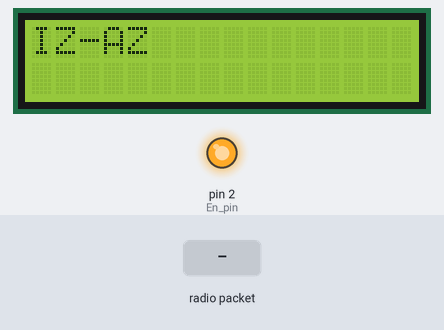
Bench run of a sketch on a simulated Arduino Uno, built with avr-gcc and run on an emulated ATmega328P. On the bench: 16×2 character LCD, output pins drawn as LEDs (lit = HIGH). The inputs (shaded band) are chosen by the test bench. No radio packets arrive unless stated; what the sketch prints to the serial monitor is not drawn.

Above: at 2.6 s.
At 10.2 s:
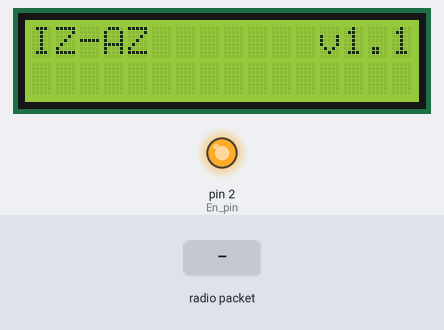
10.3 s: radio packet "1" arrives
At 11.5 s:
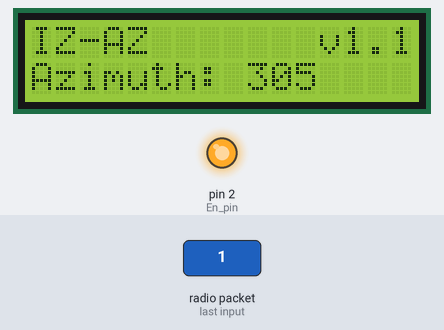
11.8 s: radio packet "0" arrives
At 12.8 s:
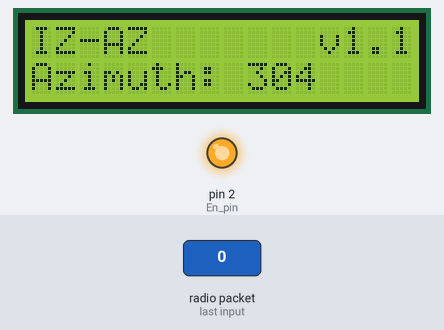
13.3 s: radio packet "2" arrives
At 13.9 s:
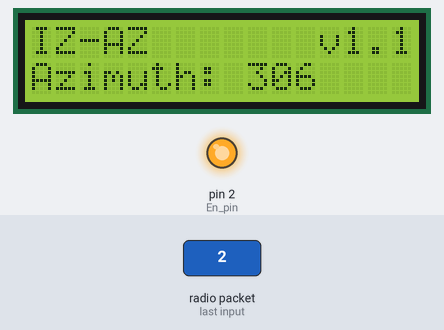
Timing chart, 0 to 16.3 s (numbered marks = the images above; inputs shaded):
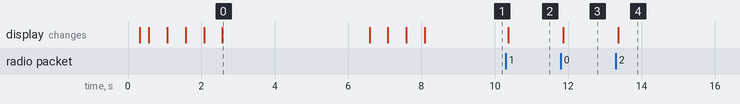

The sketch:

IZ-AZ-RX.ino
```cpp
/*
    IZ-AZ
    Easy Azimuth display for amature radio antenna rotators

    RX module
    You can find the required libraries on https://github.com/4Z1KD/IZ-AZ

    Assembly info:
    Receiver data pin is D11
    LCD SDA pin is A4
    LCD CLK pin is A5

    Developers: Avi 4Z1IZ, Gil 4Z1KD
*/

#include <RH_ASK.h>
#include "DisplayService.h"
#include <LiquidCrystal_I2C.h>
#include <SPI.h> // Not actualy used but needed to compile

#define PACKET_SIZE sizeof(int)

int OFFSET = 0;

RH_ASK driver;
LiquidCrystal_I2C lcdx(I2C_ADDR, En_pin, Rw_pin, Rs_pin, D4_pin, D5_pin, D6_pin, D7_pin);
DisplayService dispServe(&lcdx);

typedef union I2C_Packet_t {
  int heading;
  uint8_t heading_bytes[PACKET_SIZE];
};

void setup()
{
  dispServe.Init();
  pinMode(2, OUTPUT);
  digitalWrite(2, HIGH);
  Serial.begin(9600);  // Debugging only
  if (!driver.init())
    Serial.println("init failed");
  dispServe.Blink(1);
  dispServe.Log11("IZ-AZ       v1.1 ", 0, 0, 0, 500);
}

void loop()
{

  I2C_Packet_t compassInfo;

  uint8_t byteArray[PACKET_SIZE];
  uint8_t data[PACKET_SIZE];
  uint8_t len = sizeof(data);

  if (driver.recv(data, &len))
  {
    for (int k = 0; k < PACKET_SIZE; k++)
    {
      compassInfo.heading_bytes[k] = data[k];
    }
    // Correct for when signs are reversed.
    if (compassInfo.heading < 0)
      compassInfo.heading += 2 * 180;

    String az = String((compassInfo.heading + OFFSET) % 360);
    dispServe.Log("                ", 0, 1, 0);
    dispServe.Log("Azimuth: " + az, 0, 1, 0);
    Serial.println("AZ:" + az + ".0");
  }
}
```

DisplayService.cpp
```cpp
/*
  DisplayService.cpp - A library for printing text to lcd
  Created by Gil 4Z1KD, December 24, 2016.
*/
#include "Arduino.h"
#include "DisplayService.h"
#include <LiquidCrystal_I2C.h>

DisplayService::DisplayService()
{

}

DisplayService::DisplayService(LiquidCrystal_I2C* lcdx)
{
  //LiquidCrystal_I2C m_lcd(I2C_ADDR, En_pin, Rw_pin, Rs_pin, D4_pin, D5_pin, D6_pin, D7_pin);
  m_lcd = lcdx;
}

void DisplayService::Init()
{
  m_lcd->begin(16, 2);
  m_lcd->setBacklightPin(BACKLIGHT_PIN, POSITIVE);
  m_lcd->setBacklight(HIGH);
  m_lcd->home();
}

void DisplayService::Log(String str, int col, int row, boolean isToClear)
{
  if (isToClear)
    m_lcd->clear();
  m_lcd->setCursor(col, row);
  m_lcd->print("                ");
  m_lcd->setCursor(col, row);
  m_lcd->print(str);
}

void DisplayService::Log11(String str, int col, int row, boolean isToClear, int t_delay)
{
  if (isToClear)
    m_lcd->clear();
  m_lcd->setCursor(col, row);
  char buf[str.length() + 1];
  str.toCharArray(buf, str.length() + 1);
  for (int i = 0; i < str.length(); i++)
  {
    m_lcd->print(buf[i]);
    delay(t_delay);
  }
}

void DisplayService::Blink(int repeats)
{
  for (int i = 0; i < repeats; i++)
  {
    m_lcd->backlight();
    delay(250);
    m_lcd->noBacklight();
    delay(250);
  }
  m_lcd->backlight();
}
```

DisplayService.h
```cpp
#ifndef DisplayService_h
#define DisplayService_h

#include "Arduino.h"
#include <LiquidCrystal_I2C.h>

#define I2C_ADDR  0x27 // <<----- Add your address here.  Find it from I2C Scanner
#define BACKLIGHT_PIN  3
#define En_pin  2
#define Rw_pin  1
#define Rs_pin  0
#define D4_pin  4
#define D5_pin  5
#define D6_pin  6
#define D7_pin  7

class DisplayService
{
  public:
    DisplayService();
    DisplayService(LiquidCrystal_I2C* lcdx);
    void Init();
    void Log(String str, int col, int row, boolean isToClear);
    void Log11(String str, int col, int row, boolean isToClear, int t_delay);
    void DisplaySelectedBand(int band);
    void DisplaySelectedAntenna(int antenna);
    void Blink(int repeats);
  private:
    LiquidCrystal_I2C* m_lcd;
};


#endif
```

Measured:
- after the input at 10.3 s, the display: changes after 0.06 s (image 2)
- after the input at 11.8 s, the display: changes after 0.06 s (image 3)
- after the input at 13.3 s, the display: changes after 0.06 s (image 4)
- what the display in image 0 shows lasts 4.0 s, from 2.6 s to 6.6 s
